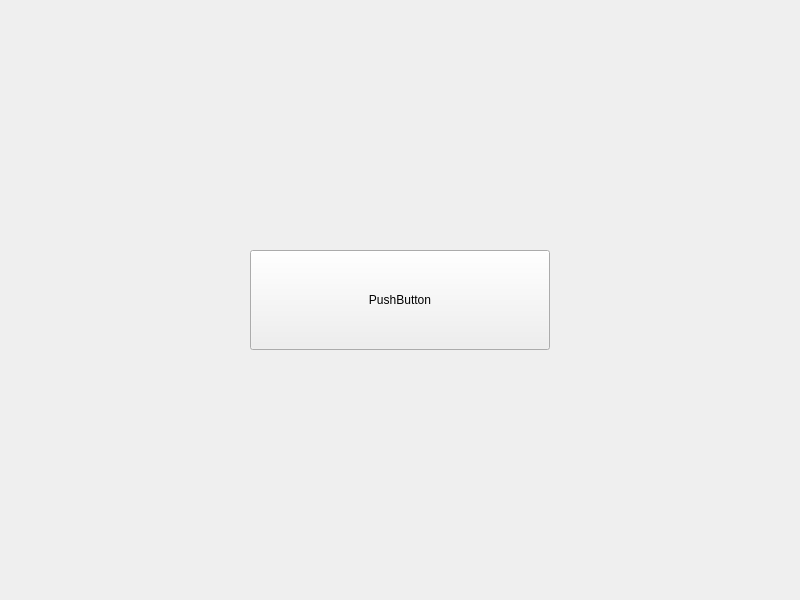
<?xml version="1.0" encoding="UTF-8"?>
<ui version="4.0">
 <class>Widget</class>
 <widget class="QWidget" name="Widget">
  <property name="geometry">
   <rect>
    <x>0</x>
    <y>0</y>
    <width>800</width>
    <height>600</height>
   </rect>
  </property>
  <property name="windowTitle">
   <string>Widget</string>
  </property>
  <widget class="QPushButton" name="pushButton">
   <property name="geometry">
    <rect>
     <x>250</x>
     <y>250</y>
     <width>300</width>
     <height>100</height>
    </rect>
   </property>
   <property name="text">
    <string>PushButton</string>
   </property>
  </widget>
 </widget>
 <resources/>
 <connections/>
</ui>
